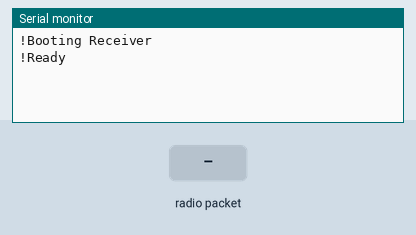
A sketch run on a simulated Arduino Uno, built with avr-gcc and run on an emulated ATmega328P. On the bench: the last lines printed to the serial monitor. The inputs (shaded band) are chosen by the test bench. No radio packets arrive unless stated.

Above: at 1.3 s.
1.4 s: radio packet "1" arrives
At 1.9 s:
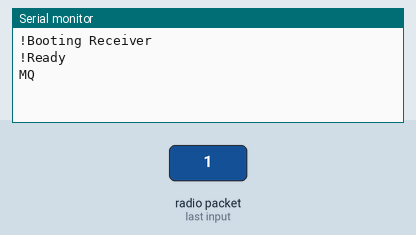
2.9 s: radio packet "0" arrives
At 4.1 s:
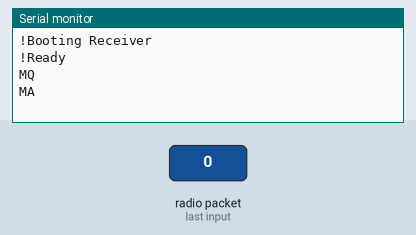
4.4 s: radio packet "2" arrives
At 5.4 s:
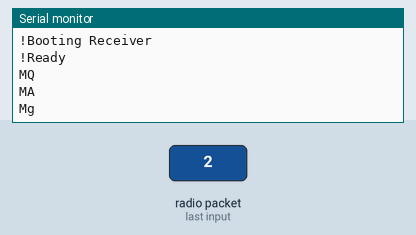

The sketch:

reader.ino
```cpp
#include <SPI.h>
#include <RH_RF95.h>

#define BIN_SIZE RH_RF95_MAX_MESSAGE_LEN

#include "base64enc.h"

#define RFM95_CS   8
#define RFM95_RST  4
#define RFM95_INT  3
#define RF95_FREQ 915.0

RH_RF95 rf(RFM95_CS, RFM95_INT);

void setup() {
    Serial.begin(9600);
    Serial.println("!Booting Receiver");

    pinMode(RFM95_RST, OUTPUT);
    digitalWrite(RFM95_RST, HIGH);
    delay(100);
    digitalWrite(RFM95_RST, LOW);
    delay(10);
    digitalWrite(RFM95_RST, HIGH);
    delay(10);

    if (!rf.init()) {
        Serial.println("!Initialization failed!");
        while (1);
    }

    if (!rf.setFrequency(RF95_FREQ)) {
        Serial.println("!Frequency failed!");
        while (1);
    }

    rf.setTxPower(23, false);
    memset(b64Buf, 0, B64_SIZE + 1);
    Serial.println("!Ready");
}

void loop() {
    uint8_t len = RH_RF95_MAX_MESSAGE_LEN;
    if (rf.available() && rf.recv(binBuf, &len)) {
        encodeBase64(len);
        Serial.println(b64Buf);
    }
}
```

base64enc.h
```cpp
#define B64_SIZE (BIN_SIZE * 4 + 2) / 3

// the alphabet string for base64
const char* ALPHABET = "ABCDEFGHIJKLMNOPQRSTUVWXYZabcdefghijklmnopqrstuvwxyz0123456789+/";

// the input, binary buffer
char binBuf[BIN_SIZE];
// the output, base64 buffer, which will be null-terminated
char b64Buf[B64_SIZE + 1];

// read data from binBuf and write it to b64Buf, with a buffer length of bytes
void encodeBase64(unsigned char bytes) {
    char* readPtr = binBuf;
    char* writePtr = b64Buf;
    char a, b, c;
    LOOP_START:
    switch (bytes) {
        case 0: break;
        case 1:
            a = readPtr[0];
            writePtr[0] = ALPHABET[a >> 2];
            writePtr[1] = ALPHABET[(a & 0x03) << 4];
            writePtr += 2;
            break;
        case 2:
            a = readPtr[0];
            b = readPtr[1];
            writePtr[0] = ALPHABET[a >> 2];
            writePtr[1] = ALPHABET[((a & 0x03) << 4) | (b >> 4)];
            writePtr[2] = ALPHABET[(b & 0x03) << 4];
            writePtr += 3;
            break;
        default:
            a = readPtr[0];
            b = readPtr[1];
            c = readPtr[2];
            writePtr[0] = ALPHABET[a >> 2];
            writePtr[1] = ALPHABET[((a & 0x03) << 4) | (b >> 4)];
            writePtr[2] = ALPHABET[((b & 0x0f) << 2) | (c >> 6)];
            writePtr[3] = ALPHABET[c & 0x3f];
            readPtr += 3;
            writePtr += 4;
            bytes -= 3;
            goto LOOP_START;
    }
    *writePtr = 0;
}
```

Measured:
- after the input at 1.4 s, the serial monitor: prints a new line at once (image 1)
- after the input at 2.9 s, the serial monitor: prints a new line at once (image 2)
- after the input at 4.4 s, the serial monitor: prints a new line at once (image 3)
